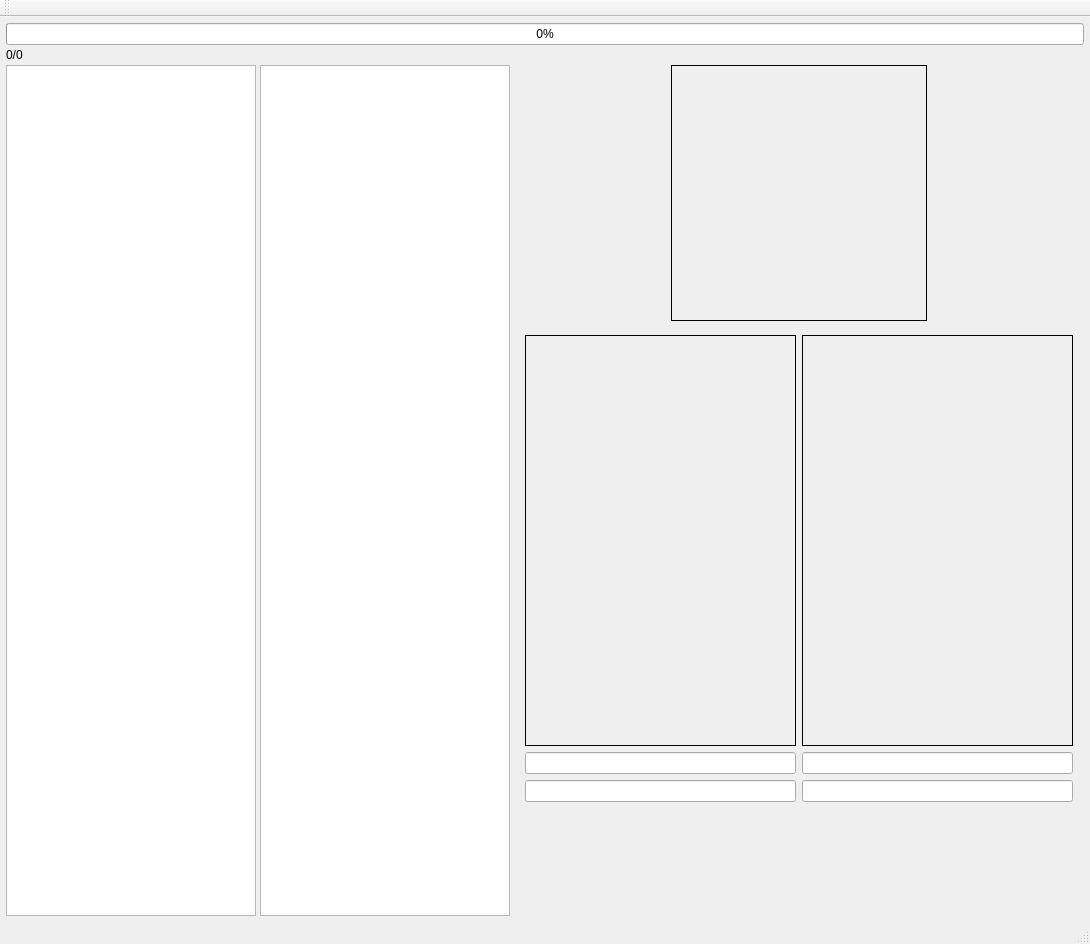
<?xml version="1.0" encoding="UTF-8"?>
<ui version="4.0">
 <class>MainWindow</class>
 <widget class="QMainWindow" name="MainWindow">
  <property name="geometry">
   <rect>
    <x>0</x>
    <y>0</y>
    <width>1090</width>
    <height>944</height>
   </rect>
  </property>
  <property name="windowTitle">
   <string>MainWindow</string>
  </property>
  <widget class="QWidget" name="centralWidget">
   <layout class="QVBoxLayout" name="verticalLayout_3">
    <property name="spacing">
     <number>6</number>
    </property>
    <property name="leftMargin">
     <number>6</number>
    </property>
    <property name="topMargin">
     <number>6</number>
    </property>
    <property name="rightMargin">
     <number>6</number>
    </property>
    <property name="bottomMargin">
     <number>6</number>
    </property>
    <item>
     <layout class="QVBoxLayout" name="verticalLayout_2">
      <property name="spacing">
       <number>3</number>
      </property>
      <item>
       <widget class="QProgressBar" name="progressBar">
        <property name="enabled">
         <bool>true</bool>
        </property>
        <property name="value">
         <number>0</number>
        </property>
       </widget>
      </item>
      <item>
       <widget class="QLabel" name="lGameCount">
        <property name="text">
         <string>0/0</string>
        </property>
       </widget>
      </item>
      <item>
       <layout class="QHBoxLayout" name="horizontalLayout_2">
        <property name="spacing">
         <number>4</number>
        </property>
        <item>
         <widget class="QListWidget" name="listWidget">
          <property name="minimumSize">
           <size>
            <width>250</width>
            <height>0</height>
           </size>
          </property>
          <property name="maximumSize">
           <size>
            <width>250</width>
            <height>16777215</height>
           </size>
          </property>
         </widget>
        </item>
        <item>
         <widget class="QTreeWidget" name="treeWidget">
          <property name="minimumSize">
           <size>
            <width>250</width>
            <height>0</height>
           </size>
          </property>
          <property name="maximumSize">
           <size>
            <width>250</width>
            <height>16777215</height>
           </size>
          </property>
          <property name="columnCount">
           <number>1</number>
          </property>
          <attribute name="headerVisible">
           <bool>false</bool>
          </attribute>
          <attribute name="headerMinimumSectionSize">
           <number>100</number>
          </attribute>
          <column>
           <property name="text">
            <string notr="true">1</string>
           </property>
          </column>
         </widget>
        </item>
        <item>
         <layout class="QVBoxLayout" name="verticalLayout">
          <property name="spacing">
           <number>3</number>
          </property>
          <item>
           <layout class="QHBoxLayout" name="horizontalLayout">
            <property name="spacing">
             <number>3</number>
            </property>
            <item>
             <spacer name="horizontalSpacer">
              <property name="orientation">
               <enum>Qt::Horizontal</enum>
              </property>
              <property name="sizeType">
               <enum>QSizePolicy::Minimum</enum>
              </property>
              <property name="sizeHint" stdset="0">
               <size>
                <width>0</width>
                <height>20</height>
               </size>
              </property>
             </spacer>
            </item>
            <item>
             <widget class="QLabel" name="label">
              <property name="sizePolicy">
               <sizepolicy hsizetype="Fixed" vsizetype="Fixed">
                <horstretch>0</horstretch>
                <verstretch>0</verstretch>
               </sizepolicy>
              </property>
              <property name="minimumSize">
               <size>
                <width>256</width>
                <height>256</height>
               </size>
              </property>
              <property name="maximumSize">
               <size>
                <width>256</width>
                <height>256</height>
               </size>
              </property>
              <property name="frameShape">
               <enum>QFrame::Box</enum>
              </property>
              <property name="text">
               <string/>
              </property>
              <property name="scaledContents">
               <bool>true</bool>
              </property>
              <property name="alignment">
               <set>Qt::AlignCenter</set>
              </property>
             </widget>
            </item>
            <item>
             <spacer name="horizontalSpacer_2">
              <property name="orientation">
               <enum>Qt::Horizontal</enum>
              </property>
              <property name="sizeType">
               <enum>QSizePolicy::Minimum</enum>
              </property>
              <property name="sizeHint" stdset="0">
               <size>
                <width>0</width>
                <height>20</height>
               </size>
              </property>
             </spacer>
            </item>
           </layout>
          </item>
          <item>
           <widget class="QWidget" name="widgetTexture" native="true">
            <property name="maximumSize">
             <size>
              <width>16777215</width>
              <height>16777215</height>
             </size>
            </property>
            <layout class="QVBoxLayout" name="verticalLayout_6">
             <item>
              <layout class="QHBoxLayout" name="horizontalLayout_3">
               <item>
                <spacer name="horizontalSpacer_3">
                 <property name="orientation">
                  <enum>Qt::Horizontal</enum>
                 </property>
                 <property name="sizeType">
                  <enum>QSizePolicy::Minimum</enum>
                 </property>
                 <property name="sizeHint" stdset="0">
                  <size>
                   <width>0</width>
                   <height>20</height>
                  </size>
                 </property>
                </spacer>
               </item>
               <item>
                <layout class="QVBoxLayout" name="verticalLayout_4">
                 <item>
                  <widget class="QLabel" name="frontImgLabel">
                   <property name="sizePolicy">
                    <sizepolicy hsizetype="Expanding" vsizetype="Expanding">
                     <horstretch>0</horstretch>
                     <verstretch>0</verstretch>
                    </sizepolicy>
                   </property>
                   <property name="frameShape">
                    <enum>QFrame::Box</enum>
                   </property>
                   <property name="text">
                    <string/>
                   </property>
                   <property name="alignment">
                    <set>Qt::AlignCenter</set>
                   </property>
                  </widget>
                 </item>
                 <item>
                  <widget class="QLineEdit" name="le_ImgFrontLocal">
                   <property name="readOnly">
                    <bool>true</bool>
                   </property>
                  </widget>
                 </item>
                 <item>
                  <widget class="QLineEdit" name="le_ImgFrontOnline">
                   <property name="readOnly">
                    <bool>true</bool>
                   </property>
                  </widget>
                 </item>
                </layout>
               </item>
               <item>
                <layout class="QVBoxLayout" name="verticalLayout_5">
                 <item>
                  <widget class="QLabel" name="backImgLabel">
                   <property name="sizePolicy">
                    <sizepolicy hsizetype="Expanding" vsizetype="Expanding">
                     <horstretch>0</horstretch>
                     <verstretch>0</verstretch>
                    </sizepolicy>
                   </property>
                   <property name="frameShape">
                    <enum>QFrame::Box</enum>
                   </property>
                   <property name="text">
                    <string/>
                   </property>
                   <property name="alignment">
                    <set>Qt::AlignCenter</set>
                   </property>
                  </widget>
                 </item>
                 <item>
                  <widget class="QLineEdit" name="le_ImgBackLocal">
                   <property name="readOnly">
                    <bool>true</bool>
                   </property>
                  </widget>
                 </item>
                 <item>
                  <widget class="QLineEdit" name="le_ImgBackOnline">
                   <property name="readOnly">
                    <bool>true</bool>
                   </property>
                  </widget>
                 </item>
                </layout>
               </item>
               <item>
                <spacer name="horizontalSpacer_4">
                 <property name="orientation">
                  <enum>Qt::Horizontal</enum>
                 </property>
                 <property name="sizeType">
                  <enum>QSizePolicy::Minimum</enum>
                 </property>
                 <property name="sizeHint" stdset="0">
                  <size>
                   <width>0</width>
                   <height>20</height>
                  </size>
                 </property>
                </spacer>
               </item>
              </layout>
             </item>
            </layout>
           </widget>
          </item>
          <item>
           <widget class="QWidget" name="widget3D" native="true">
            <property name="minimumSize">
             <size>
              <width>100</width>
              <height>100</height>
             </size>
            </property>
           </widget>
          </item>
         </layout>
        </item>
       </layout>
      </item>
     </layout>
    </item>
   </layout>
  </widget>
  <widget class="QMenuBar" name="menuBar">
   <property name="geometry">
    <rect>
     <x>0</x>
     <y>0</y>
     <width>1090</width>
     <height>21</height>
    </rect>
   </property>
  </widget>
  <widget class="QToolBar" name="mainToolBar">
   <attribute name="toolBarArea">
    <enum>TopToolBarArea</enum>
   </attribute>
   <attribute name="toolBarBreak">
    <bool>false</bool>
   </attribute>
  </widget>
  <widget class="QStatusBar" name="statusBar"/>
 </widget>
 <layoutdefault spacing="6" margin="11"/>
 <resources/>
 <connections/>
</ui>
